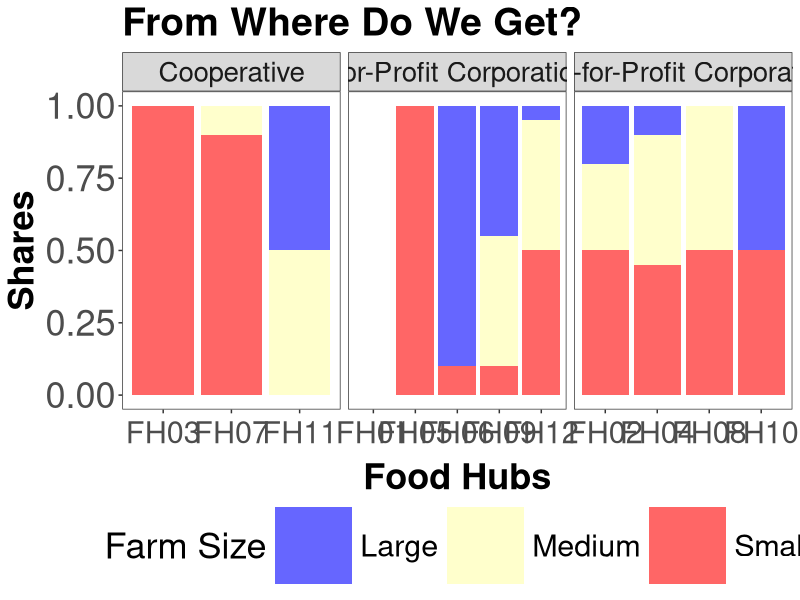
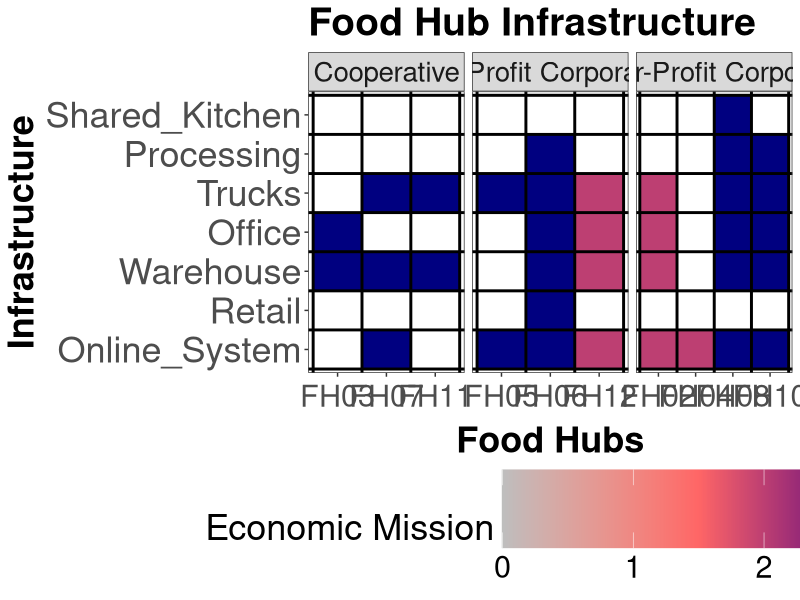
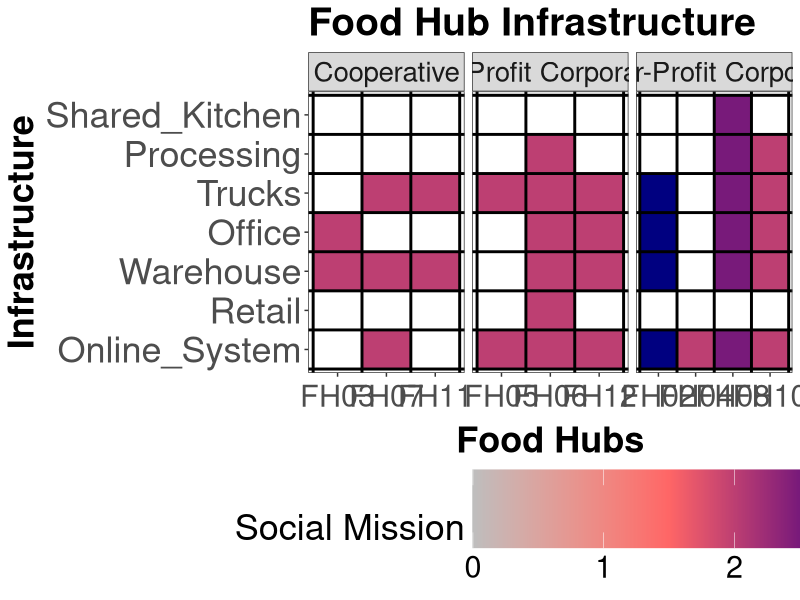
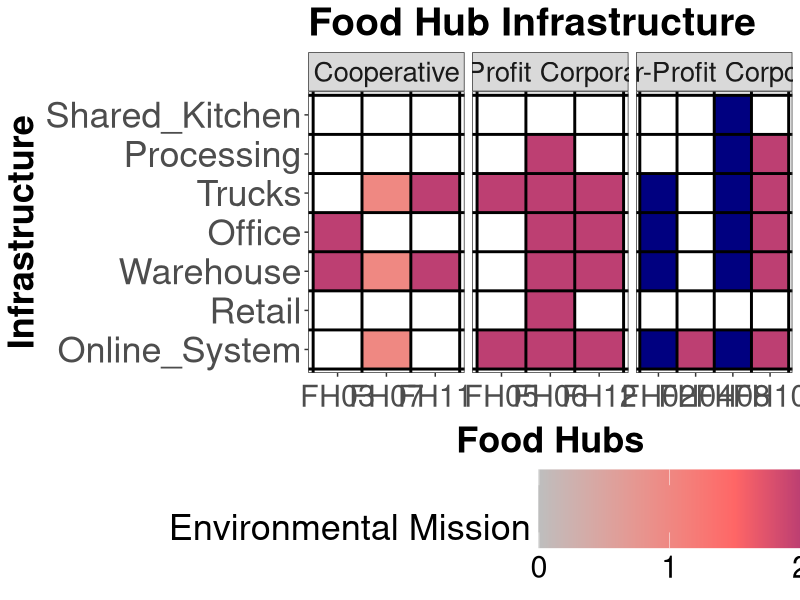
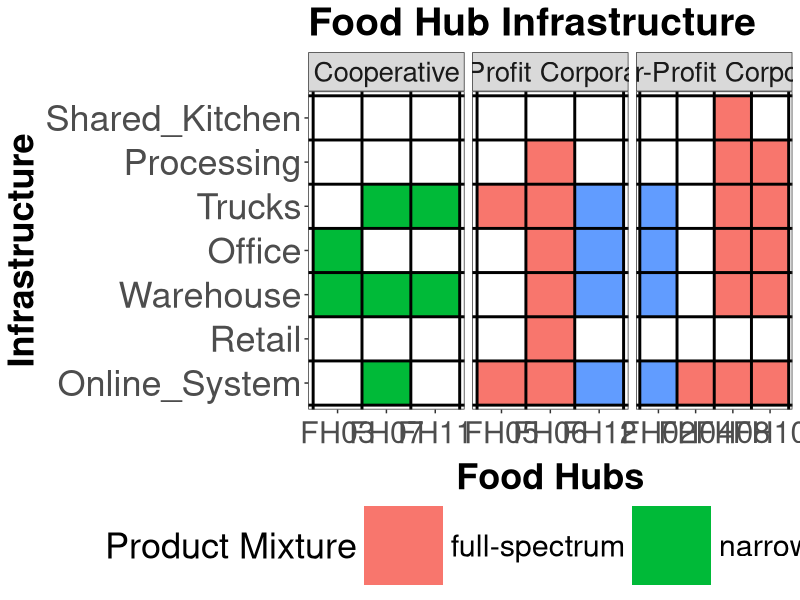
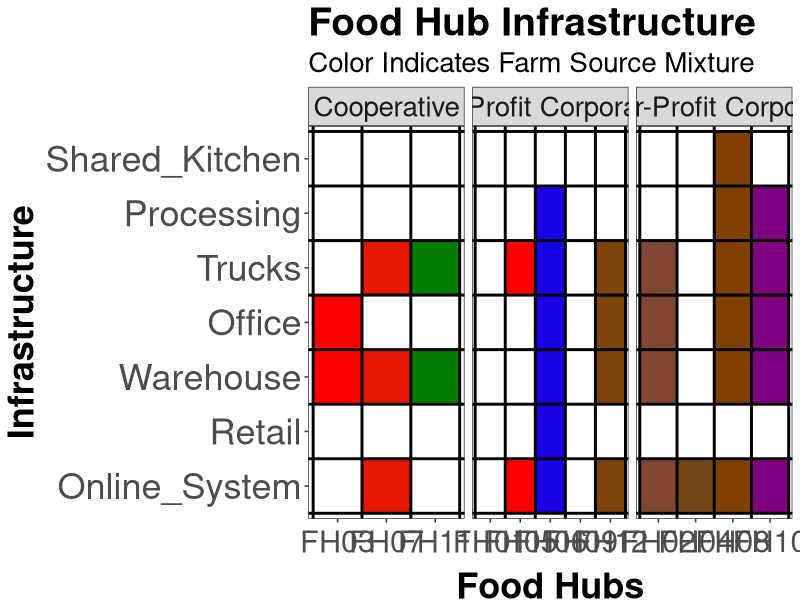
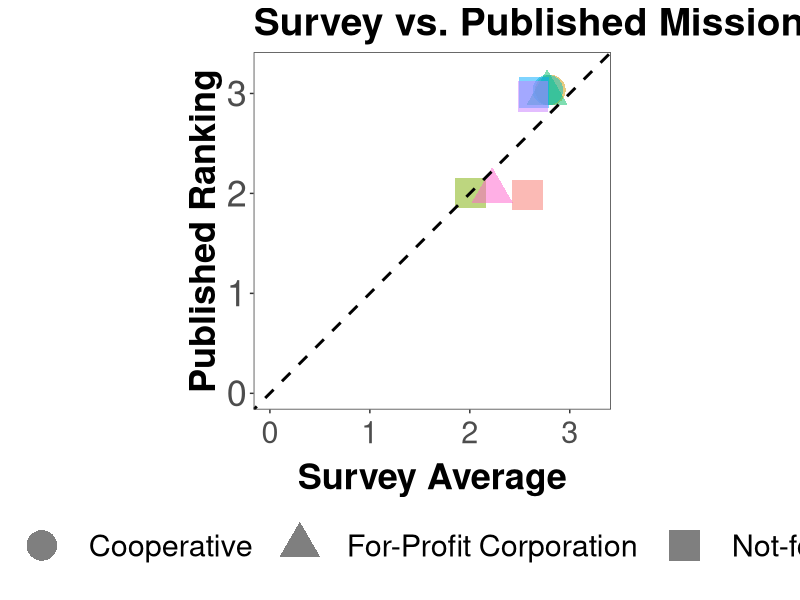
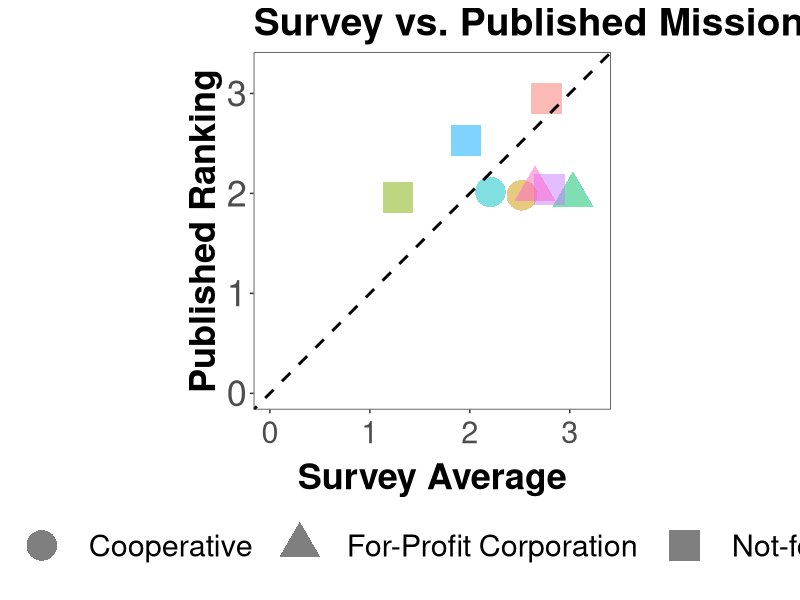

R code for these plots, in order:
#This pulls in the Analysis data and creates visualization with the larger sample size
#Created: October 15, 2022


rm(list=ls())

suppressPackageStartupMessages(library(tidyverse))
library(readxl)
library(reshape2)


#Read in Data####

  
core<-read_excel("./Data/export.xlsx", sheet = "export")

core<-core %>%
  mutate(Economic = as.numeric(Economic),
         Social = as.numeric(Social),
         Environmental = as.numeric(Environmental),
         Aver_Dist_M = as.numeric(Aver_Dist_M),
         BOD = as.numeric(BOD),
         Pres_CEO = as.numeric(Pres_CEO),
         Manager = as.numeric(Manager),
         Staff = as.numeric(Staff),
         leg=case_when(LegStat == "coop" ~ "Cooperative",
                       LegStat == "corp" ~ "For-Profit Corporation",
                       LegStat == "nonprofit" ~ "Not-for-Profit Corporation"))
legal<-core %>%
  select(HubID, leg)
pmix<-core %>%
  select(HubID, Product_Mix, Scale_Color)

st_miss <- core %>%
  select(HubID, starts_with("Stated"))


#Organizational Status

org.1<-ggplot(data=legal, aes(x=leg))+
  geom_bar(stat="count", fill=c("#CC6666", "#9999CC", "#66CC99")) +
  scale_fill_brewer()+
  labs(title = "Hub Legal Structures", x="Legal Structres", y="Number of Food Hubs")+
  theme_bw()+theme(axis.text.x=element_text(size=22, angle=0, vjust=0.3),
                   axis.title.x=element_text(size = 26, face = "bold", vjust=-0.75),
                   axis.title.y=element_text(size = 26, face = "bold"),
                   axis.text.y=element_text(size=22),
                   plot.title=element_text(size=28, face="bold"),
                   strip.text.x = element_text(size = 20))

core.org<-core %>%
  select(HubID, BOD:Staff) %>%
  replace(is.na(.), 0) %>%
  data.matrix() 
rownames(core.org)<-core$HubID
core.org<-core.org[,-1]
core.org<-melt(core.org)

core.org2<-core.org %>%
  rename("HubID" = "Var1") %>%
  inner_join(y=legal, by="HubID") %>%
  inner_join(y=pmix, by="HubID") %>%
  inner_join(y=st_miss, by="HubID")

org.2<-ggplot(data=core.org2, aes(x = HubID, y = Var2)) + 
  geom_raster(aes(fill=value*Stated_Social)) + 
  geom_hline(yintercept = c(0.5, 1.5, 2.5, 3.5, 4.5), size = 1)+
  geom_vline(xintercept = c(0.5, 1.5, 2.5, 3.5, 4.5, 5.5, 6.5, 7.5, 8.5), size = 1)+
  facet_wrap(~ leg, scale="free_x")+
  scale_fill_gradientn(colors=c("White","blue","yellow","red"),
                       limits = c(0, 3),
                       breaks = c(0,1,2,3), labels=format(c(0,1,2,3)),
                       name = "Social Mission")+
  labs(x="Food Hubs", y="Decision Makers", title="Food Hub Decision Makers")+
  theme_bw()+theme(axis.text.x=element_text(size=22, angle=0, vjust=0.3),
                   axis.title.x=element_text(size = 26, face = "bold", vjust=-0.75),
                   axis.title.y=element_text(size = 26, face = "bold"),
                   axis.text.y=element_text(size=26),
                   plot.title=element_text(size=28, face="bold"),
                   axis.line = element_blank(),
                   panel.grid = element_blank(),
                   legend.position = "bottom",
                   legend.key.size = unit(2, 'cm'),
                   legend.title = element_text(size=26),
                   legend.text = element_text(size=22),
                   strip.text.x = element_text(size = 20))

cols <- c("missing" = "white", "narrow" = "blue", "variety" = "darkgreen", "full-spectrum" = "orange")
core.org2$pm<-ifelse(core.org2$value==0, "missing", core.org2$Product_Mix)

org.3<-ggplot(data=core.org2, aes(x = HubID, y = Var2)) + 
              geom_raster(aes(fill=pm)) + 
              geom_hline(yintercept = c(0.5, 1.5, 2.5, 3.5, 4.5), size = 1)+
              geom_vline(xintercept = c(0.5, 1.5, 2.5, 3.5, 4.5, 5.5, 6.5, 7.5, 8.5), size = 1)+
              facet_wrap(~ leg, scale="free_x")+
              scale_fill_manual(values = cols)+
              labs(x="Food Hubs", y="Decision Makers", title="Food Hub Decision Makers",
                   fill = "Product Mixture")+
              theme_bw()+theme(axis.text.x=element_text(size=22, angle=0, vjust=0.3),
                               axis.title.x=element_text(size = 26, face = "bold", vjust=-0.75),
                               axis.title.y=element_text(size = 26, face = "bold"),
                               axis.text.y=element_text(size=26),
                               plot.title=element_text(size=28, face="bold"),
                               axis.line = element_blank(),
                               panel.grid = element_blank(),
                               legend.position = "bottom",
                               legend.key.size = unit(2, 'cm'),
                               legend.title = element_text(size=26),
                               legend.text = element_text(size=22),
                               strip.text.x = element_text(size = 20))

core.org2$pm<-ifelse(core.org2$value==0, "#FFFFFF", core.org2$Scale_Color)

org.4<-ggplot(data=core.org2, aes(x = HubID, y = Var2)) + 
        geom_raster(aes(fill=pm)) + 
        geom_hline(yintercept = c(0.5, 1.5, 2.5, 3.5, 4.5), size = 1)+
        geom_vline(xintercept = c(0.5, 1.5, 2.5, 3.5, 4.5, 5.5, 6.5, 7.5, 8.5), size = 1)+
        facet_wrap(~ leg, scale="free_x")+
        scale_fill_identity(guide = "none")+
        labs(x="Food Hubs", y="Decision Makers", title="Food Hub Decision Makers",
             subtitle = "Color Indicate Farm Source Mixture" )+
        theme_bw()+theme(axis.text.x=element_text(size=22, angle=0, vjust=0.3),
                         axis.title.x=element_text(size = 26, face = "bold", vjust=-0.75),
                         axis.title.y=element_text(size = 26, face = "bold"),
                         axis.text.y=element_text(size=26),
                         plot.title=element_text(size=28, face="bold"),
                         plot.subtitle = element_text(size = 20),
                         axis.line = element_blank(),
                         panel.grid = element_blank(),
                         legend.position = "right",
                         legend.key.size = unit(2, 'cm'),
                         legend.title = element_text(size=26),
                         legend.text = element_text(size=22),
                         strip.text.x = element_text(size = 20))


#Type of Food Hubs
core.1<-core %>%
  select(HubID, Online_System:Retail, Warehouse:Shared_Kitchen) %>%
  data.matrix()
rownames(core.1)<-core$HubID
core.1<-core.1[,-1]

core.2<-melt(core.1)

core.2<-core.2 %>%
  rename("HubID" = "Var1") %>%
  inner_join(y=legal, by="HubID") %>%
  inner_join(y=pmix, by="HubID") %>%
  inner_join(y=st_miss, by="HubID")




infra.1<-ggplot(filter(core.2, value!=0), aes(x = HubID, y = Var2)) + 
  geom_raster(aes(fill=Stated_Economic)) + 
  scale_fill_gradientn(colors=c("gray", "#FF6666",  "navyblue"),
                       limits = c(0, 3),
                       breaks = c(0,1,2,3), labels=format(c(0,1,2,3)),
                       name = "Economic Mission")+
  geom_hline(yintercept = c(0.5, 1.5, 2.5, 3.5, 4.5, 5.5, 6.5, 7.5), size = 1)+
  geom_vline(xintercept = c(0.5, 1.5, 2.5, 3.5, 4.5, 5.5, 6.5, 7.5, 8.5), size = 1)+
  facet_wrap(~ leg, scale="free_x")+
  labs(x="Food Hubs", y="Infrastructure", title="Food Hub Infrastructure")+
  theme_bw()+theme(axis.text.x=element_text(size=22, angle=0, vjust=0.3),
                   axis.title.x=element_text(size = 26, face = "bold", vjust=-0.75),
                   axis.title.y=element_text(size = 26, face = "bold"),
                   axis.text.y=element_text(size=26),
                   plot.title=element_text(size=28, face="bold"),
                   axis.line = element_blank(),
                   panel.grid = element_blank(),
                   legend.position = "bottom",
                   legend.key.size = unit(2, 'cm'),
                   legend.title = element_text(size=26),
                   legend.text = element_text(size=22),
                   strip.text.x = element_text(size = 20))


infra.2<-ggplot(filter(core.2, value!=0), aes(x = HubID, y = Var2)) + 
                geom_raster(aes(fill=Stated_Social)) + 
                scale_fill_gradientn(colors=c("gray", "#FF6666",  "navyblue"),
                                     limits = c(0, 3),
                                     breaks = c(0,1,2,3), labels=format(c(0,1,2,3)),
                                     name = "Social Mission")+
                geom_hline(yintercept = c(0.5, 1.5, 2.5, 3.5, 4.5, 5.5, 6.5, 7.5), size = 1)+
                geom_vline(xintercept = c(0.5, 1.5, 2.5, 3.5, 4.5, 5.5, 6.5, 7.5, 8.5), size = 1)+
                facet_wrap(~ leg, scale="free_x")+
                labs(x="Food Hubs", y="Infrastructure", title="Food Hub Infrastructure")+
                theme_bw()+theme(axis.text.x=element_text(size=22, angle=0, vjust=0.3),
                   axis.title.x=element_text(size = 26, face = "bold", vjust=-0.75),
                   axis.title.y=element_text(size = 26, face = "bold"),
                   axis.text.y=element_text(size=26),
                   plot.title=element_text(size=28, face="bold"),
                   axis.line = element_blank(),
                   panel.grid = element_blank(),
                   legend.position = "bottom",
                   legend.key.size = unit(2, 'cm'),
                   legend.title = element_text(size=26),
                   legend.text = element_text(size=22),
                   strip.text.x = element_text(size = 20))


infra.3<-ggplot(filter(core.2, value!=0), aes(x = HubID, y = Var2)) + 
                geom_raster(aes(fill=Stated_Environment)) + 
                scale_fill_gradientn(colors=c("gray", "#FF6666",  "navyblue"),
                                     limits = c(0, 3),
                                     breaks = c(0,1,2,3), labels=format(c(0,1,2,3)),
                                     name = "Environmental Mission")+
                geom_hline(yintercept = c(0.5, 1.5, 2.5, 3.5, 4.5, 5.5, 6.5, 7.5), size = 1)+
                geom_vline(xintercept = c(0.5, 1.5, 2.5, 3.5, 4.5, 5.5, 6.5, 7.5, 8.5), size = 1)+
                facet_wrap(~ leg, scale="free_x", )+
                labs(x="Food Hubs", y="Infrastructure", title="Food Hub Infrastructure")+
                theme_bw()+theme(axis.text.x=element_text(size=22, angle=0, vjust=0.3),
                                 axis.title.x=element_text(size = 26, face = "bold", vjust=-0.75),
                                 axis.title.y=element_text(size = 26, face = "bold"),
                                 axis.text.y=element_text(size=26),
                                 plot.title=element_text(size=28, face="bold"),
                                 axis.line = element_blank(),
                                 panel.grid = element_blank(),
                                 legend.position = "bottom",
                                 legend.key.size = unit(2, 'cm'),
                                 legend.title = element_text(size=26),
                                 legend.text = element_text(size=22),
                                 strip.text.x = element_text(size = 20))

infra.4<-ggplot(filter(core.2, value!=0), aes(x = HubID, y = Var2)) + 
                geom_raster(aes(fill=Product_Mix)) + 
                geom_hline(yintercept = c(0.5, 1.5, 2.5, 3.5, 4.5, 5.5, 6.5, 7.5), size = 1)+
                geom_vline(xintercept = c(0.5, 1.5, 2.5, 3.5, 4.5, 5.5, 6.5, 7.5, 8.5), size = 1)+
                facet_wrap(~ leg, scale="free_x")+
                labs(x="Food Hubs", y="Infrastructure", title="Food Hub Infrastructure",
                     fill="Product Mixture")+
                theme_bw()+theme(axis.text.x=element_text(size=22, angle=0, vjust=0.3),
                                 axis.title.x=element_text(size = 26, face = "bold", vjust=-0.75),
                                 axis.title.y=element_text(size = 26, face = "bold"),
                                 axis.text.y=element_text(size=26),
                                 plot.title=element_text(size=28, face="bold"),
                                 axis.line = element_blank(),
                                 panel.grid = element_blank(),
                                 legend.position = "bottom",
                                 legend.key.size = unit(2, 'cm'),
                                 legend.title = element_text(size=26),
                                 legend.text = element_text(size=22),
                                 strip.text.x = element_text(size = 20))

core.2$pm<-ifelse(core.2$value==0, "#FFFFFF", core.2$Scale_Color)

infra.5<-ggplot(core.2, aes(x = HubID, y = Var2)) + 
  geom_raster(aes(fill=pm)) + 
  geom_hline(yintercept = c(0.5, 1.5, 2.5, 3.5, 4.5, 5.5, 6.5, 7.5), size = 1)+
  geom_vline(xintercept = c(0.5, 1.5, 2.5, 3.5, 4.5, 5.5, 6.5, 7.5, 8.5), size = 1)+
  facet_wrap(~ leg, scale="free_x")+
  scale_fill_identity()+
  labs(x="Food Hubs", y="Infrastructure", title="Food Hub Infrastructure",
       subtitle = "Color Indicates Farm Source Mixture")+
  theme_bw()+theme(axis.text.x=element_text(size=22, angle=0, vjust=0.3),
                   axis.title.x=element_text(size = 26, face = "bold", vjust=-0.75),
                   axis.title.y=element_text(size = 26, face = "bold"),
                   axis.text.y=element_text(size=26),
                   plot.title=element_text(size=28, face="bold"),
                   plot.subtitle = element_text(size = 20),
                   axis.line = element_blank(),
                   panel.grid = element_blank(),
                   legend.position = "bottom",
                   legend.key.size = unit(2, 'cm'),
                   legend.title = element_text(size=26),
                   legend.text = element_text(size=22),
                   strip.text.x = element_text(size = 20))


#Where do you sale and where do you get?

core.3<-core %>%
  select(HubID, Households:Wholesale, Small:Large) %>%
  mutate( Households = Households /100,
          Institutions = Instructions/100,
          Wholesale = Wholesale / 100) %>%
  select(!Instructions) %>%
  pivot_longer(-HubID, names_to = "Case", values_to = "Value") %>%
  inner_join(y=legal, by="HubID") %>%
  inner_join(y=pmix, by="HubID") %>%
  inner_join(y=st_miss, by="HubID")

farms<-ggplot(data= filter(core.3, Case=="Small" | Case=="Medium" | Case=="Large"), aes(x=HubID, y=Value, fill=Case)) +
          geom_bar(position="stack", stat="identity") +
          facet_wrap(~ leg, scale="free_x") +
          scale_fill_manual(values=c("#6666FF", "#FFFFCC", "#FF6666"))+
          labs(x="Food Hubs", y="Shares", title="From Where Do We Get?",
               fill="Farm Size")+
          theme_bw()+theme(axis.text.x=element_text(size=22, angle=0, vjust=0.3),
                           axis.title.x=element_text(size = 26, face = "bold", vjust=-0.75),
                           axis.title.y=element_text(size = 26, face = "bold"),
                           axis.text.y=element_text(size=26),
                           plot.title=element_text(size=28, face="bold"),
                           axis.line = element_blank(),
                           panel.grid = element_blank(),
                           legend.position = "bottom",
                           legend.key.size = unit(2, 'cm'),
                           legend.title = element_text(size=26),
                           legend.text = element_text(size=22),
                           strip.text.x = element_text(size = 20))

sales.1<- ggplot(data = filter(core.3, Case!="Small" & Case!="Medium" & Case!="Large"), aes(x=HubID, y=Value, fill=Case)) +
                geom_bar(position="stack", stat="identity") +
                facet_wrap(~ leg, scale="free_x") +
                scale_fill_manual(values=c("#CC6666", "#9999CC", "#66CC99"))+
                labs(x="Food Hubs", y="Sale Share", title="To Whom Do We Sell?",
                     fill="Sales Point")+
                theme_bw()+theme(axis.text.x=element_text(size=22, angle=0, vjust=0.3),
                                 axis.title.x=element_text(size = 26, face = "bold", vjust=-0.75),
                                 axis.title.y=element_text(size = 26, face = "bold"),
                                 axis.text.y=element_text(size=26),
                                 plot.title=element_text(size=28, face="bold"),
                                 axis.line = element_blank(),
                                 panel.grid = element_blank(),
                                 legend.position = "bottom",
                                 legend.key.size = unit(2, 'cm'),
                                 legend.title = element_text(size=26),
                                 legend.text = element_text(size=22),
                                 strip.text.x = element_text(size = 20))

#Mission Comparisons

core.4<-core%>%
  select(HubID, Economic:Stated_Economic)%>%
  inner_join(y=legal, by="HubID") %>%
  inner_join(y=pmix, by="HubID") %>%
  filter(!is.na(Economic))


mission.1<-ggplot(data=core.4)+
  geom_point(aes(x=Economic, y=Stated_Economic, shape = leg, color = HubID), size = 10,
             position = position_jitter(h=0.05, w=0.05), alpha = .5)+
  xlim(0,3.25) +
  ylim(0,3.25) +
  geom_abline(intercept = 0, slope = 1,
              linetype="dashed", size = 1) +
  scale_colour_discrete(guide = "none") +
  labs(title="Survey vs. Published Mission Focus: Economic", x="Survey Average", y="Published Ranking",
       shape="Legal Status")+
  theme_bw()+theme(axis.text.x=element_text(size=22, angle=0, vjust=0.3),
                   axis.title.x=element_text(size = 26, face = "bold", vjust=-0.75),
                   axis.title.y=element_text(size = 26, face = "bold"),
                   axis.text.y=element_text(size=26),
                   plot.title=element_text(size=28, face="bold"),
                   axis.line = element_blank(),
                   panel.grid = element_blank(),
                   legend.position = "bottom",
                   legend.key.size = unit(2, 'cm'),
                   legend.title = element_text(size=26),
                   legend.text = element_text(size=22),
                   strip.text.x = element_text(size = 20),
                   aspect.ratio = 1)


mission.2<-ggplot(data=core.4)+
  geom_point(aes(x=Social, y=Stated_Social, shape=leg, color=HubID), size=10,
             position = position_jitter(h=0.05, w=0.05), alpha = .5)+
  xlim(0,3.25) +
  ylim(0,3.25) +
  geom_abline(intercept = 0, slope = 1,
              linetype="dashed", size = 1) +
  scale_colour_discrete(guide = "none") +
  labs(title="Survey vs. Published Mission Focus: Social", x="Survey Average", y="Published Ranking",
       shape="Legal Status")+
  theme_bw()+theme(axis.text.x=element_text(size=22, angle=0, vjust=0.3),
                   axis.title.x=element_text(size = 26, face = "bold", vjust=-0.75),
                   axis.title.y=element_text(size = 26, face = "bold"),
                   axis.text.y=element_text(size=26),
                   plot.title=element_text(size=28, face="bold"),
                   axis.line = element_blank(),
                   panel.grid = element_blank(),
                   legend.position = "bottom",
                   legend.key.size = unit(2, 'cm'),
                   legend.title = element_text(size=26),
                   legend.text = element_text(size=22),
                   strip.text.x = element_text(size = 20),
                   aspect.ratio = 1)

mission.3<-ggplot(data=core.4)+
  geom_point(aes(x = Environmental, y = Stated_Environment, shape = leg, color = HubID), size = 10,
             position = position_jitter(h=0.05, w=0.05), alpha = .5)+
  xlim(0,3.25) +
  ylim(0,3.25) +
  geom_abline(intercept = 0, slope = 1,
              linetype="dashed", size = 1) +
  scale_colour_discrete(guide = "none") +
  labs(title="Survey vs. Published Mission Focus: Environmental", x="Survey Average", y="Published Ranking",
       shape="Legal Status")+
  theme_bw()+theme(axis.text.x=element_text(size=22, angle=0, vjust=0.3),
                   axis.title.x=element_text(size = 26, face = "bold", vjust=-0.75),
                   axis.title.y=element_text(size = 26, face = "bold"),
                   axis.text.y=element_text(size=26),
                   plot.title=element_text(size=28, face="bold"),
                   axis.line = element_blank(),
                   panel.grid = element_blank(),
                   legend.position = "bottom",
                   legend.key.size = unit(2, 'cm'),
                   legend.title = element_text(size=26),
                   legend.text = element_text(size=22),
                   strip.text.x = element_text(size = 20),
                   aspect.ratio = 1)

mission.4<-ggplot(data=core.4)+
  geom_point(aes(x=Economic, y=Stated_Economic, shape = leg, color = Scale_Color), size = 10,
             position = position_jitter(h=0.05, w=0.05), alpha = .5)+
  xlim(0,3.25) +
  ylim(0,3.25) +
  geom_abline(intercept = 0, slope = 1,
              linetype="dashed", size = 1) +
  scale_colour_identity(guide = "none") +
  labs(title="Survey vs. Published Mission Focus: Economic", x="Survey Average", y="Published Ranking",
       shape="Legal Status", subtitle = "Color Indicates Farm Size Mixture")+
  theme_bw()+theme(axis.text.x=element_text(size=22, angle=0, vjust=0.3),
                   axis.title.x=element_text(size = 26, face = "bold", vjust=-0.75),
                   axis.title.y=element_text(size = 26, face = "bold"),
                   axis.text.y=element_text(size=26),
                   plot.title=element_text(size=28, face="bold"),
                   axis.line = element_blank(),
                   panel.grid = element_blank(),
                   legend.position = "bottom",
                   legend.key.size = unit(2, 'cm'),
                   legend.title = element_text(size=26),
                   plot.subtitle = element_text(size=20),
                   legend.text = element_text(size=22),
                   strip.text.x = element_text(size = 20),
                   aspect.ratio = 1)


mission.5<-ggplot(data=core.4)+
  geom_point(aes(x=Social, y=Stated_Social, shape=leg, color=Scale_Color), size=10,
             position = position_jitter(h=0.05, w=0.05), alpha = .5)+
  xlim(0,3.25) +
  ylim(0,3.25) +
  geom_abline(intercept = 0, slope = 1,
              linetype="dashed", size = 1) +
  scale_colour_identity(guide = "none") +
  labs(title="Survey vs. Published Mission Focus: Social", x="Survey Average", y="Published Ranking",
       shape="Legal Status", subtitle = "Color Indicates Farm Size Mixture")+
  theme_bw()+theme(axis.text.x=element_text(size=22, angle=0, vjust=0.3),
                   axis.title.x=element_text(size = 26, face = "bold", vjust=-0.75),
                   axis.title.y=element_text(size = 26, face = "bold"),
                   axis.text.y=element_text(size=26),
                   plot.title=element_text(size=28, face="bold"),
                   axis.line = element_blank(),
                   panel.grid = element_blank(),
                   legend.position = "bottom",
                   legend.key.size = unit(2, 'cm'),
                   legend.title = element_text(size=26),
                   legend.text = element_text(size=22),
                   strip.text.x = element_text(size = 20),
                   aspect.ratio = 1)

mission.6<-ggplot(data=core.4)+
  geom_point(aes(x = Environmental, y = Stated_Environment, shape = leg, color = Scale_Color), size = 10,
             position = position_jitter(h=0.05, w=0.05), alpha = .5)+
  xlim(0,3.25) +
  ylim(0,3.25) +
  geom_abline(intercept = 0, slope = 1,
              linetype="dashed", size = 1) +
  scale_color_identity(guide = "none") +
  labs(title="Survey vs. Published Mission Focus: Environmental", x="Survey Average", y="Published Ranking",
       shape="Legal Status", subtitle = "Color Indicates Farm Size Mixture")+
  theme_bw()+theme(axis.text.x=element_text(size=22, angle=0, vjust=0.3),
                   axis.title.x=element_text(size = 26, face = "bold", vjust=-0.75),
                   axis.title.y=element_text(size = 26, face = "bold"),
                   axis.text.y=element_text(size=26),
                   plot.title=element_text(size=28, face="bold"),
                   axis.line = element_blank(),
                   panel.grid = element_blank(),
                   legend.position = "bottom",
                   legend.key.size = unit(2, 'cm'),
                   legend.title = element_text(size=26),
                   legend.text = element_text(size=22),
                   strip.text.x = element_text(size = 20),
                   aspect.ratio = 1)


mission.7<-ggplot(data=core.4)+
  geom_point(aes(x=Economic, y=Stated_Economic, shape = leg, color = Product_Mix), size = 10,
             position = position_jitter(h=0.05, w=0.05), alpha = .5)+
  xlim(0,3.25) +
  ylim(0,3.25) +
  geom_abline(intercept = 0, slope = 1,
              linetype="dashed", size = 1) +
  scale_colour_discrete(guide = "legend") +
  labs(title="Survey vs. Published Mission Focus: Economic", x="Survey Average", y="Published Ranking",
       shape="Legal Status", color = "Product Mix")+
  theme_bw()+theme(axis.text.x=element_text(size=22, angle=0, vjust=0.3),
                   axis.title.x=element_text(size = 26, face = "bold", vjust=-0.75),
                   axis.title.y=element_text(size = 26, face = "bold"),
                   axis.text.y=element_text(size=26),
                   plot.title=element_text(size=28, face="bold"),
                   axis.line = element_blank(),
                   panel.grid = element_blank(),
                   legend.position = "right",
                   legend.key.size = unit(2, 'cm'),
                   legend.title = element_text(size=26),
                   legend.text = element_text(size=22),
                   strip.text.x = element_text(size = 20),
                   aspect.ratio = 1)

mission.8<-ggplot(data=core.4)+
  geom_point(aes(x=Social, y=Stated_Social, shape=leg, color = Product_Mix), size=10,
             position = position_jitter(h=0.05, w=0.05), alpha = .5)+
  xlim(0,3.25) +
  ylim(0,3.25) +
  geom_abline(intercept = 0, slope = 1,
              linetype="dashed", size = 1) +
  scale_colour_discrete() +
  labs(title="Survey vs. Published Mission Focus: Social", x="Survey Average", y="Published Ranking",
       shape="Legal Status", color = "Product Mix")+
  theme_bw()+theme(axis.text.x=element_text(size=22, angle=0, vjust=0.3),
                   axis.title.x=element_text(size = 26, face = "bold", vjust=-0.75),
                   axis.title.y=element_text(size = 26, face = "bold"),
                   axis.text.y=element_text(size=26),
                   plot.title=element_text(size=28, face="bold"),
                   axis.line = element_blank(),
                   panel.grid = element_blank(),
                   legend.position = "right",
                   legend.key.size = unit(2, 'cm'),
                   legend.title = element_text(size=26),
                   legend.text = element_text(size=22),
                   strip.text.x = element_text(size = 20),
                   aspect.ratio = 1)

mission.9<-ggplot(data=core.4)+
  geom_point(aes(x = Environmental, y = Stated_Environment, shape = leg, color = Product_Mix), size = 10,
             position = position_jitter(h=0.05, w=0.05), alpha = .5)+
  xlim(0,3.25) +
  ylim(0,3.25) +
  geom_abline(intercept = 0, slope = 1,
              linetype="dashed", size = 1) +
  scale_color_discrete() +
  labs(title="Survey vs. Published Mission Focus: Environmental", x="Survey Average", y="Published Ranking",
       shape="Legal Status", color = "Product Mix")+
  theme_bw()+theme(axis.text.x=element_text(size=22, angle=0, vjust=0.3),
                   axis.title.x=element_text(size = 26, face = "bold", vjust=-0.75),
                   axis.title.y=element_text(size = 26, face = "bold"),
                   axis.text.y=element_text(size=26),
                   plot.title=element_text(size=28, face="bold"),
                   axis.line = element_blank(),
                   panel.grid = element_blank(),
                   legend.position = "right",
                   legend.key.size = unit(2, 'cm'),
                   legend.title = element_text(size=26),
                   legend.text = element_text(size=22),
                   strip.text.x = element_text(size = 20),
                   aspect.ratio = 1)

